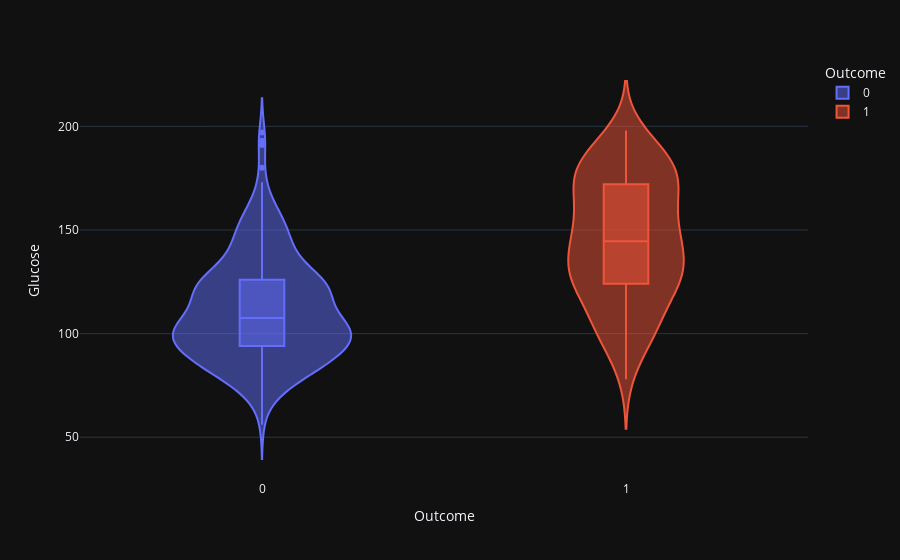

Notebook cell for this chart:
### Code cell
violin('Glucose')#繪製提琴圖，觀察'Glucose'與'是否有糖尿病'高低關係

### Figure 1 — Plotly figure (JSON) as saved in the notebook; plotly's stock layout.template omitted (floating-point values rounded to 4 significant figures; data arrays with more than 128 entries replaced by an {"elided": "..."} marker saying what was removed)
{"data": [{"alignmentgroup": "True", "box": {"visible": true}, "hovertemplate": "Outcome=%{x}<br>Glucose=%{y}<extra></extra>", "legendgroup": "0", "marker": {"color": "#636efa"}, "name": "0", "offsetgroup": "0", "orientation": "v", "scalegroup": "True", "showlegend": true, "type": "violin", "x": {"elided": "262 int values"}, "x0": " ", "xaxis": "x", "y": {"elided": "262 int values"}, "y0": " ", "yaxis": "y"}, {"alignmentgroup": "True", "box": {"visible": true}, "hovertemplate": "Outcome=%{x}<br>Glucose=%{y}<extra></extra>", "legendgroup": "1", "marker": {"color": "#EF553B"}, "name": "1", "offsetgroup": "1", "orientation": "v", "scalegroup": "True", "showlegend": true, "type": "violin", "x": {"elided": "130 int values"}, "x0": " ", "xaxis": "x", "y": {"elided": "130 int values"}, "y0": " ", "yaxis": "y"}], "layout": {"legend": {"title": {"text": "Outcome"}, "tracegroupgap": 0}, "margin": {"t": 60}, "violinmode": "overlay", "xaxis": {"anchor": "y", "categoryarray": [0, 1], "categoryorder": "array", "domain": [0, 1], "title": {"text": "Outcome"}}, "yaxis": {"anchor": "x", "domain": [0, 1], "title": {"text": "Glucose"}}}}
